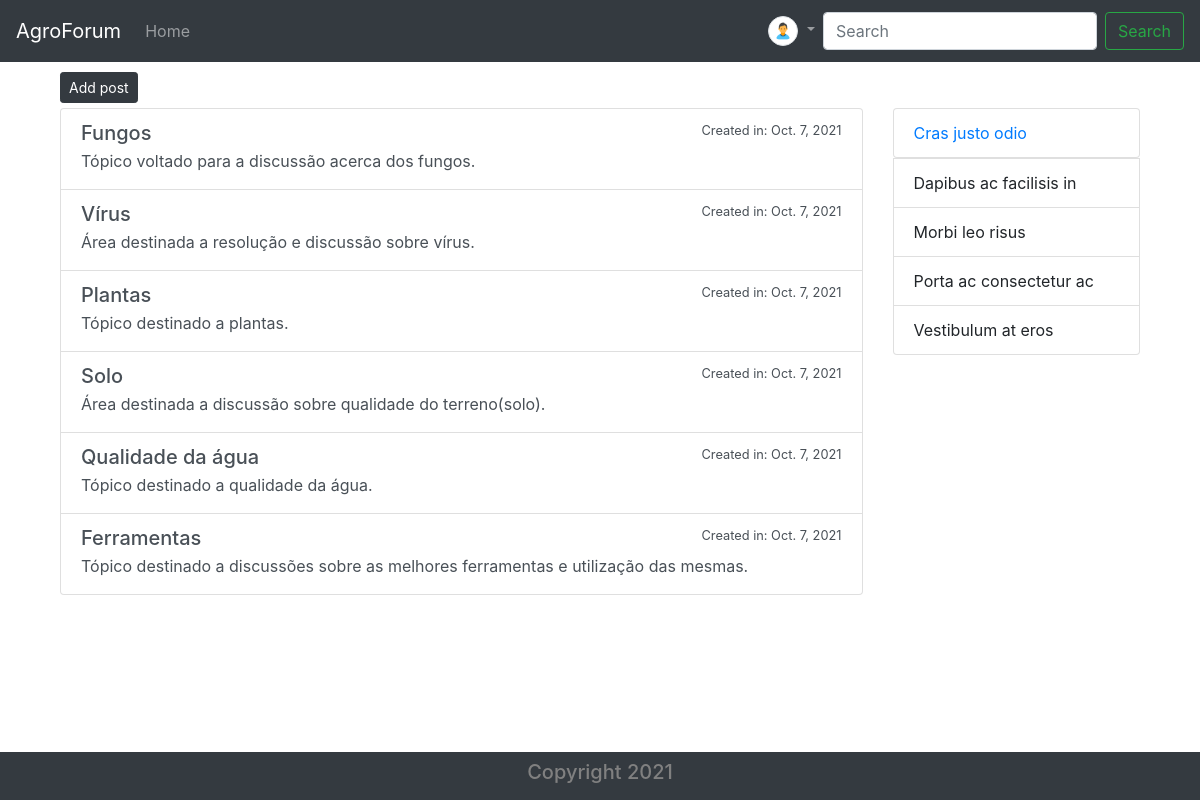
The app's page /main/ (signed in) with its own data.
### post/models.py (models this page shows, shortened)
class Categorys(models.Model):
    name = models.CharField(max_length=255, null=False)
    description = models.TextField(null=True)
    slug = models.SlugField(max_length=255, null=True, unique=True)
    created = models.DateField(auto_now_add=True, null=True)
    updated = models.DateField(auto_now=True, null=True)

### post/views.py (the view)
# urls.py: path('', views.posts, name='Posts'),
@login_required(login_url='/')
def posts(request):
    if request.user.is_authenticated:
        categorys = Categorys.objects.all()
        posts = Post.objects.all()
        search = request.GET.get('search')
        if search:
            posts = Post.objects.filter(name__icontains = search)
            return render(request, 'post/query.html', {'posts': posts})
        return render(request, 'post/index.html', {'categorys': categorys})
    messages.error(request, 'You cant access.')
    return HttpResponseRedirect('/')

### post/templates/post/index.html (shortened to what this page needs)
{% extends 'base.html' %}
{% load static %}
{% block username %}
    {% if user.photo %}
    <img src="{{user.photo}}" alt="..." class="img-thumbnail">
    {% else %}
    <img src="{% static 'profile_photos/no_user.png' %}" alt="..." width="30px" height="30px" style="border-radius: 50%;" class="img-thumbnail">
    {% endif %}
{% endblock %}
{% block content %}
<div class="container">
    <div style="margin-top: 10px;">
    <div class="container" style="margin-bottom: 10%;">
      <div class="row">
        <div class="col-9" style="margin-bottom: 5px;">
          <a href="/main/add_post"><button type="button" class="btn btn-dark btn-sm">Add post</button></a>
        </div>
      </div>
      <div class="row">
        <div class="col-9">
          <div class="list-group">
            {% for category in categorys %}
            <a href="/main/category/{{category.id}}" class="list-group-item list-group-item-action flex-column align-items-start">
                <div class="d-flex w-100 justify-content-between">
                  <h5 class="mb-1">{{category.name}}</h5>
                  <small>Created in: {{category.created}}</small>
                </div>
                <p class="mb-1">{{category.description}}</p>
              </a>
            {% endfor %}
          </div>
        </div>
        <div class="col">
          <ul class="list-group d-none d-sm-block d-sm-none d-md-block">
            <a href=""><li class="list-group-item">Cras justo odio</li></a>
            <li class="list-group-item">Dapibus ac facilisis in</li>
            <li class="list-group-item">Morbi leo risus</li>
            <li class="list-group-item">Porta ac consectetur ac</li>
            <li class="list-group-item">Vestibulum at eros</li>
          </ul>
        </div>
    </div>
</div>
{% endblock %}

### user/templates/base.html (shortened to what this page needs)
{% load static %}
<!DOCTYPE html>
<html lang="en">
<head>
    <link rel="stylesheet" href="https://maxcdn.bootstrapcdn.com/bootstrap/4.0.0/css/bootstrap.min.css">
</head>
<body>
    <nav class="navbar navbar-expand-lg navbar-dark bg-dark">
        <a class="navbar-brand" href="#">AgroForum</a>
        <div class="collapse navbar-collapse" id="navbarSupportedContent">
          <ul class="navbar-nav mr-auto">
            <li class="nav-item">
              <a class="nav-link" href="/">Home</a>
            </li>
          </ul>
          <ul class="navbar-nav ms-auto">
            <li class="nav-item dropdown">
              <a class="nav-link dropdown-toggle" href="#" id="navbarDropdown" role="button" data-toggle="dropdown" aria-haspopup="true" aria-expanded="false">
                {% if not user.is_authenticated %}
                Perfil
                {% else %}
                {% block username %}{% endblock %}
                {% endif %}
              </a>
            </li>
            <form method="GET" class="form-inline my-2 my-lg-0">
              <input class="form-control mr-sm-2" name="search" type="search" placeholder="Search" aria-label="Search" {% block search %}{% endblock %}>
              <button class="btn btn-outline-success my-2 my-sm-0" type="submit" {% block buttonsearch %}{% endblock %}>Search</button>
            </form>
            </ul
        </div>
      </nav>
    {% block content %}{% endblock %}
      <div style="margin-top: 15%;">
    <nav class="navbar navbar-dark fixed-bottom bg-dark">
        <span class="mx-auto"><h5 style="color: grey;">Copyright 2021</h5></span>
      </nav>
    </div>
</body>
</html>

### records on screen
Categorys: name "Fungos", created "Oct. 7, 2021", description "Tópico voltado para a discussão acerca dos fungos."
Categorys: name "Vírus", created "Oct. 7, 2021", description "Área destinada a resolução e discussão sobre vírus."
Categorys: name "Plantas", created "Oct. 7, 2021", description "Tópico destinado a plantas."
Categorys: name "Solo", created "Oct. 7, 2021", description "Área destinada a discussão sobre qualidade do terreno(solo)."
Categorys: name "Qualidade da água", created "Oct. 7, 2021", description "Tópico destinado a qualidade da água."
Categorys: name "Ferramentas", created "Oct. 7, 2021", description "Tópico destinado a discussões sobre as melhores ferramentas e utilização das mesmas."
